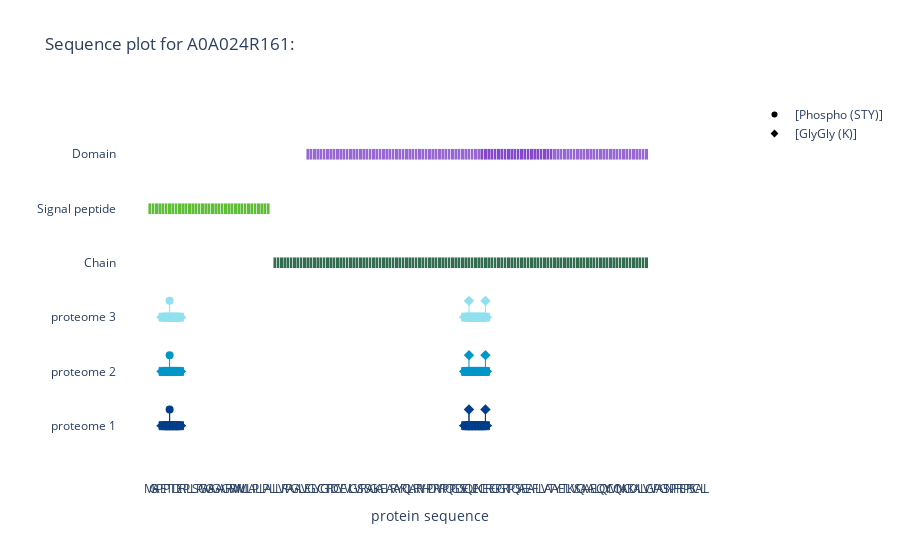

The notebook cell this image was saved under:
### Code cell
#hide
plot_peptide_traces([test_formatted_proteome_data,test_formatted_proteome_data,test_formatted_proteome_data],
                  name = ['proteome 1','proteome 2','proteome 3'],
                  protein = "A0A024R161",
                  fasta = test_fasta,
                    uniprot=uniprot_annotation,
                   selected_features=all_annotatins,
                    uniprot_feature_dict=uniprot_feature_dict,
                    uniprot_color_dict=uniprot_color_dict)

### Figure 1 — Plotly figure (JSON) as saved in the notebook; plotly's stock layout.template omitted (floating-point values rounded to 4 significant figures; data arrays with more than 128 entries replaced by an {"elided": "..."} marker saying what was removed)
{"data": [{"hovertemplate": "Peptide: %{meta}<br>Protein IDs: %{text}", "marker": {"color": ["#023e8a", "#023e8a", "#023e8a", "#023e8a", "#023e8a", "#023e8a", "#023e8a", "#023e8a", "#023e8a", "#023e8a", "#023e8a", "#023e8a", "#023e8a", "#023e8a", "#023e8a", "#023e8a", "#023e8a"], "line": {"color": ["#023e8a", "#023e8a", "#023e8a", "#023e8a", "#023e8a", "#023e8a", "#023e8a", "#023e8a", "#023e8a", "#023e8a", "#023e8a", "#023e8a", "#023e8a", "#023e8a", "#023e8a", "#023e8a", "#023e8a"]}, "opacity": 1, "size": [6, 8, 8, 8, 8, 8, 8, 6, 6, 8, 8, 8, 8, 8, 8, 8, 6], "symbol": [7, 1, 1, 1, 1, 1, 1, 8, 7, 1, 1, 1, 1, 1, 1, 1, 8]}, "meta": ["PEPT[Phospho (STY)]IDER", "PEPT[Phospho (STY)]IDER", "PEPT[Phospho (STY)]IDER", "PEPT[Phospho (STY)]IDER", "PEPT[Phospho (STY)]IDER", "PEPT[Phospho (STY)]IDER", "PEPT[Phospho (STY)]IDER", "PEPT[Phospho (STY)]IDER", "SEQ[GlyGly (K)]UENCE[GlyGly (K)]R", "SEQ[GlyGly (K)]UENCE[GlyGly (K)]R", "SEQ[GlyGly (K)]UENCE[GlyGly (K)]R", "SEQ[GlyGly (K)]UENCE[GlyGly (K)]R", "SEQ[GlyGly (K)]UENCE[GlyGly (K)]R", "SEQ[GlyGly (K)]UENCE[GlyGly (K)]R", "SEQ[GlyGly (K)]UENCE[GlyGly (K)]R", "SEQ[GlyGly (K)]UENCE[GlyGly (K)]R", "SEQ[GlyGly (K)]UENCE[GlyGly (K)]R"], "mode": "markers", "name": "", "showlegend": false, "text": ["A0A024R161;A0A087WT10;A0A087WTH1", "A0A024R161;A0A087WT10;A0A087WTH1", "A0A024R161;A0A087WT10;A0A087WTH1", "A0A024R161;A0A087WT10;A0A087WTH1", "A0A024R161;A0A087WT10;A0A087WTH1", "A0A024R161;A0A087WT10;A0A087WTH1", "A0A024R161;A0A087WT10;A0A087WTH1", "A0A024R161;A0A087WT10;A0A087WTH1", "A0A024R161;A0A087WT10", "A0A024R161;A0A087WT10", "A0A024R161;A0A087WT10", "A0A024R161;A0A087WT10", "A0A024R161;A0A087WT10", "A0A024R161;A0A087WT10", "A0A024R161;A0A087WT10", "A0A024R161;A0A087WT10", "A0A024R161;A0A087WT10"], "type": "scatter", "x": [3, 4, 5, 6, 7, 8, 9, 10, 95, 96, 97, 98, 99, 100, 101, 102, 103], "xaxis": "x", "y": {"elided": "170 int values"}}, {"hoverinfo": "text", "hovertext": ["[Phospho (STY)]", "[GlyGly (K)]", "[GlyGly (K)]"], "marker": {"color": ["#023e8a", "#023e8a", "#023e8a"], "line": {"color": ["#023e8a", "#023e8a", "#023e8a"]}, "opacity": 1, "size": 8, "symbol": [0, 2, 2]}, "mode": "markers", "name": "", "showlegend": false, "type": "scatter", "x": [6, 97, 102], "xaxis": "x", "y": [1.3, 1.3, 1.3]}, {"hovertemplate": "Peptide: %{meta}<br>Protein IDs: %{text}", "marker": {"color": ["#0096c7", "#0096c7", "#0096c7", "#0096c7", "#0096c7", "#0096c7", "#0096c7", "#0096c7", "#0096c7", "#0096c7", "#0096c7", "#0096c7", "#0096c7", "#0096c7", "#0096c7", "#0096c7", "#0096c7"], "line": {"color": ["#0096c7", "#0096c7", "#0096c7", "#0096c7", "#0096c7", "#0096c7", "#0096c7", "#0096c7", "#0096c7", "#0096c7", "#0096c7", "#0096c7", "#0096c7", "#0096c7", "#0096c7", "#0096c7", "#0096c7"]}, "opacity": 1, "size": [6, 8, 8, 8, 8, 8, 8, 6, 6, 8, 8, 8, 8, 8, 8, 8, 6], "symbol": [7, 1, 1, 1, 1, 1, 1, 8, 7, 1, 1, 1, 1, 1, 1, 1, 8]}, "meta": ["PEPT[Phospho (STY)]IDER", "PEPT[Phospho (STY)]IDER", "PEPT[Phospho (STY)]IDER", "PEPT[Phospho (STY)]IDER", "PEPT[Phospho (STY)]IDER", "PEPT[Phospho (STY)]IDER", "PEPT[Phospho (STY)]IDER", "PEPT[Phospho (STY)]IDER", "SEQ[GlyGly (K)]UENCE[GlyGly (K)]R", "SEQ[GlyGly (K)]UENCE[GlyGly (K)]R", "SEQ[GlyGly (K)]UENCE[GlyGly (K)]R", "SEQ[GlyGly (K)]UENCE[GlyGly (K)]R", "SEQ[GlyGly (K)]UENCE[GlyGly (K)]R", "SEQ[GlyGly (K)]UENCE[GlyGly (K)]R", "SEQ[GlyGly (K)]UENCE[GlyGly (K)]R", "SEQ[GlyGly (K)]UENCE[GlyGly (K)]R", "SEQ[GlyGly (K)]UENCE[GlyGly (K)]R"], "mode": "markers", "name": "", "showlegend": false, "text": ["A0A024R161;A0A087WT10;A0A087WTH1", "A0A024R161;A0A087WT10;A0A087WTH1", "A0A024R161;A0A087WT10;A0A087WTH1", "A0A024R161;A0A087WT10;A0A087WTH1", "A0A024R161;A0A087WT10;A0A087WTH1", "A0A024R161;A0A087WT10;A0A087WTH1", "A0A024R161;A0A087WT10;A0A087WTH1", "A0A024R161;A0A087WT10;A0A087WTH1", "A0A024R161;A0A087WT10", "A0A024R161;A0A087WT10", "A0A024R161;A0A087WT10", "A0A024R161;A0A087WT10", "A0A024R161;A0A087WT10", "A0A024R161;A0A087WT10", "A0A024R161;A0A087WT10", "A0A024R161;A0A087WT10", "A0A024R161;A0A087WT10"], "type": "scatter", "x": [3, 4, 5, 6, 7, 8, 9, 10, 95, 96, 97, 98, 99, 100, 101, 102, 103], "xaxis": "x", "y": {"elided": "170 int values"}}, {"hoverinfo": "text", "hovertext": ["[Phospho (STY)]", "[GlyGly (K)]", "[GlyGly (K)]"], "marker": {"color": ["#0096c7", "#0096c7", "#0096c7"], "line": {"color": ["#0096c7", "#0096c7", "#0096c7"]}, "opacity": 1, "size": 8, "symbol": [0, 2, 2]}, "mode": "markers", "name": "", "showlegend": false, "type": "scatter", "x": [6, 97, 102], "xaxis": "x", "y": [2.3, 2.3, 2.3]}, {"hovertemplate": "Peptide: %{meta}<br>Protein IDs: %{text}", "marker": {"color": ["#90e0ef", "#90e0ef", "#90e0ef", "#90e0ef", "#90e0ef", "#90e0ef", "#90e0ef", "#90e0ef", "#90e0ef", "#90e0ef", "#90e0ef", "#90e0ef", "#90e0ef", "#90e0ef", "#90e0ef", "#90e0ef", "#90e0ef"], "line": {"color": ["#90e0ef", "#90e0ef", "#90e0ef", "#90e0ef", "#90e0ef", "#90e0ef", "#90e0ef", "#90e0ef", "#90e0ef", "#90e0ef", "#90e0ef", "#90e0ef", "#90e0ef", "#90e0ef", "#90e0ef", "#90e0ef", "#90e0ef"]}, "opacity": 1, "size": [6, 8, 8, 8, 8, 8, 8, 6, 6, 8, 8, 8, 8, 8, 8, 8, 6], "symbol": [7, 1, 1, 1, 1, 1, 1, 8, 7, 1, 1, 1, 1, 1, 1, 1, 8]}, "meta": ["PEPT[Phospho (STY)]IDER", "PEPT[Phospho (STY)]IDER", "PEPT[Phospho (STY)]IDER", "PEPT[Phospho (STY)]IDER", "PEPT[Phospho (STY)]IDER", "PEPT[Phospho (STY)]IDER", "PEPT[Phospho (STY)]IDER", "PEPT[Phospho (STY)]IDER", "SEQ[GlyGly (K)]UENCE[GlyGly (K)]R", "SEQ[GlyGly (K)]UENCE[GlyGly (K)]R", "SEQ[GlyGly (K)]UENCE[GlyGly (K)]R", "SEQ[GlyGly (K)]UENCE[GlyGly (K)]R", "SEQ[GlyGly (K)]UENCE[GlyGly (K)]R", "SEQ[GlyGly (K)]UENCE[GlyGly (K)]R", "SEQ[GlyGly (K)]UENCE[GlyGly (K)]R", "SEQ[GlyGly (K)]UENCE[GlyGly (K)]R", "SEQ[GlyGly (K)]UENCE[GlyGly (K)]R"], "mode": "markers", "name": "", "showlegend": false, "text": ["A0A024R161;A0A087WT10;A0A087WTH1", "A0A024R161;A0A087WT10;A0A087WTH1", "A0A024R161;A0A087WT10;A0A087WTH1", "A0A024R161;A0A087WT10;A0A087WTH1", "A0A024R161;A0A087WT10;A0A087WTH1", "A0A024R161;A0A087WT10;A0A087WTH1", "A0A024R161;A0A087WT10;A0A087WTH1", "A0A024R161;A0A087WT10;A0A087WTH1", "A0A024R161;A0A087WT10", "A0A024R161;A0A087WT10", "A0A024R161;A0A087WT10", "A0A024R161;A0A087WT10", "A0A024R161;A0A087WT10", "A0A024R161;A0A087WT10", "A0A024R161;A0A087WT10", "A0A024R161;A0A087WT10", "A0A024R161;A0A087WT10"], "type": "scatter", "x": [3, 4, 5, 6, 7, 8, 9, 10, 95, 96, 97, 98, 99, 100, 101, 102, 103], "xaxis": "x", "y": {"elided": "170 int values"}}, {"hoverinfo": "text", "hovertext": ["[Phospho (STY)]", "[GlyGly (K)]", "[GlyGly (K)]"], "marker": {"color": ["#90e0ef", "#90e0ef", "#90e0ef"], "line": {"color": ["#90e0ef", "#90e0ef", "#90e0ef"]}, "opacity": 1, "size": 8, "symbol": [0, 2, 2]}, "mode": "markers", "name": "", "showlegend": false, "type": "scatter", "x": [6, 97, 102], "xaxis": "x", "y": [3.3, 3.3, 3.3]}, {"marker": {"color": "black", "symbol": 2}, "mode": "markers", "name": "[GlyGly (K)]", "showlegend": true, "type": "scatter", "y": [null]}, {"marker": {"color": "black", "symbol": 0}, "mode": "markers", "name": "[Phospho (STY)]", "showlegend": true, "type": "scatter", "y": [null]}, {"base": [3.9, 3.9, 3.9, 3.9, 3.9, 3.9, 3.9, 3.9, 3.9, 3.9, 3.9, 3.9, 3.9, 3.9, 3.9, 3.9, 3.9, 3.9, 3.9, 3.9, 3.9, 3.9, 3.9, 3.9, 3.9, 3.9, 3.9, 3.9, 3.9, 3.9, 3.9, 3.9, 3.9, 3.9, 3.9, 3.9, 3.9, 3.9, 3.9, 3.9, 3.9, 3.9, 3.9, 3.9, 3.9, 3.9, 3.9, 3.9, 3.9, 3.9, 3.9, 3.9, 3.9, 3.9, 3.9, 3.9, 3.9, 3.9, 3.9, 3.9, 3.9, 3.9, 3.9, 3.9, 3.9, 3.9, 3.9, 3.9, 3.9, 3.9, 3.9, 3.9, 3.9, 3.9, 3.9, 3.9, 3.9, 3.9, 3.9, 3.9, 3.9, 3.9, 3.9, 3.9, 3.9, 3.9, 3.9, 3.9, 3.9, 3.9, 3.9, 3.9, 3.9, 3.9, 3.9, 3.9, 3.9, 3.9, 3.9, 3.9, 3.9, 3.9, 3.9, 3.9, 3.9, 3.9, 3.9, 3.9, 3.9, 3.9, 3.9, 3.9, 3.9, 3.9], "hoverinfo": "text", "hovertext": "Guanine nucleotide-binding protein subunit gamma", "marker": {"color": "#004b23"}, "name": "", "opacity": 0.8, "showlegend": false, "type": "bar", "x": [38, 39, 40, 41, 42, 43, 44, 45, 46, 47, 48, 49, 50, 51, 52, 53, 54, 55, 56, 57, 58, 59, 60, 61, 62, 63, 64, 65, 66, 67, 68, 69, 70, 71, 72, 73, 74, 75, 76, 77, 78, 79, 80, 81, 82, 83, 84, 85, 86, 87, 88, 89, 90, 91, 92, 93, 94, 95, 96, 97, 98, 99, 100, 101, 102, 103, 104, 105, 106, 107, 108, 109, 110, 111, 112, 113, 114, 115, 116, 117, 118, 119, 120, 121, 122, 123, 124, 125, 126, 127, 128, 129, 130, 131, 132, 133, 134, 135, 136, 137, 138, 139, 140, 141, 142, 143, 144, 145, 146, 147, 148, 149, 150, 151], "y": [0.2, 0.2, 0.2, 0.2, 0.2, 0.2, 0.2, 0.2, 0.2, 0.2, 0.2, 0.2, 0.2, 0.2, 0.2, 0.2, 0.2, 0.2, 0.2, 0.2, 0.2, 0.2, 0.2, 0.2, 0.2, 0.2, 0.2, 0.2, 0.2, 0.2, 0.2, 0.2, 0.2, 0.2, 0.2, 0.2, 0.2, 0.2, 0.2, 0.2, 0.2, 0.2, 0.2, 0.2, 0.2, 0.2, 0.2, 0.2, 0.2, 0.2, 0.2, 0.2, 0.2, 0.2, 0.2, 0.2, 0.2, 0.2, 0.2, 0.2, 0.2, 0.2, 0.2, 0.2, 0.2, 0.2, 0.2, 0.2, 0.2, 0.2, 0.2, 0.2, 0.2, 0.2, 0.2, 0.2, 0.2, 0.2, 0.2, 0.2, 0.2, 0.2, 0.2, 0.2, 0.2, 0.2, 0.2, 0.2, 0.2, 0.2, 0.2, 0.2, 0.2, 0.2, 0.2, 0.2, 0.2, 0.2, 0.2, 0.2, 0.2, 0.2, 0.2, 0.2, 0.2, 0.2, 0.2, 0.2, 0.2, 0.2, 0.2, 0.2, 0.2, 0.2]}, {"base": [4.9, 4.9, 4.9, 4.9, 4.9, 4.9, 4.9, 4.9, 4.9, 4.9, 4.9, 4.9, 4.9, 4.9, 4.9, 4.9, 4.9, 4.9, 4.9, 4.9, 4.9, 4.9, 4.9, 4.9, 4.9, 4.9, 4.9, 4.9, 4.9, 4.9, 4.9, 4.9, 4.9, 4.9, 4.9, 4.9, 4.9], "hoverinfo": "text", "hovertext": "nan", "marker": {"color": "#38b000"}, "name": "", "opacity": 0.8, "showlegend": false, "type": "bar", "x": [0, 1, 2, 3, 4, 5, 6, 7, 8, 9, 10, 11, 12, 13, 14, 15, 16, 17, 18, 19, 20, 21, 22, 23, 24, 25, 26, 27, 28, 29, 30, 31, 32, 33, 34, 35, 36], "y": [0.2, 0.2, 0.2, 0.2, 0.2, 0.2, 0.2, 0.2, 0.2, 0.2, 0.2, 0.2, 0.2, 0.2, 0.2, 0.2, 0.2, 0.2, 0.2, 0.2, 0.2, 0.2, 0.2, 0.2, 0.2, 0.2, 0.2, 0.2, 0.2, 0.2, 0.2, 0.2, 0.2, 0.2, 0.2, 0.2, 0.2]}, {"base": [5.9, 5.9, 5.9, 5.9, 5.9, 5.9, 5.9, 5.9, 5.9, 5.9, 5.9, 5.9, 5.9, 5.9, 5.9, 5.9, 5.9, 5.9, 5.9, 5.9, 5.9, 5.9, 5.9, 5.9, 5.9, 5.9, 5.9, 5.9, 5.9, 5.9, 5.9, 5.9, 5.9, 5.9, 5.9, 5.9, 5.9, 5.9, 5.9, 5.9, 5.9, 5.9, 5.9, 5.9, 5.9, 5.9, 5.9, 5.9, 5.9, 5.9, 5.9, 5.9, 5.9, 5.9, 5.9, 5.9, 5.9, 5.9, 5.9, 5.9, 5.9, 5.9, 5.9, 5.9, 5.9, 5.9, 5.9, 5.9, 5.9, 5.9, 5.9, 5.9, 5.9, 5.9, 5.9], "hoverinfo": "text", "hovertext": "J", "marker": {"color": "#8240c9"}, "name": "", "opacity": 0.8, "showlegend": false, "type": "bar", "x": [48, 49, 50, 51, 52, 53, 54, 55, 56, 57, 58, 59, 60, 61, 62, 63, 64, 65, 66, 67, 68, 69, 70, 71, 72, 73, 74, 75, 76, 77, 78, 79, 80, 81, 82, 83, 84, 85, 86, 87, 88, 89, 90, 91, 92, 93, 94, 95, 96, 97, 98, 99, 100, 101, 102, 103, 104, 105, 106, 107, 108, 109, 110, 111, 112, 113, 114, 115, 116, 117, 118, 119, 120, 121, 122], "y": [0.2, 0.2, 0.2, 0.2, 0.2, 0.2, 0.2, 0.2, 0.2, 0.2, 0.2, 0.2, 0.2, 0.2, 0.2, 0.2, 0.2, 0.2, 0.2, 0.2, 0.2, 0.2, 0.2, 0.2, 0.2, 0.2, 0.2, 0.2, 0.2, 0.2, 0.2, 0.2, 0.2, 0.2, 0.2, 0.2, 0.2, 0.2, 0.2, 0.2, 0.2, 0.2, 0.2, 0.2, 0.2, 0.2, 0.2, 0.2, 0.2, 0.2, 0.2, 0.2, 0.2, 0.2, 0.2, 0.2, 0.2, 0.2, 0.2, 0.2, 0.2, 0.2, 0.2, 0.2, 0.2, 0.2, 0.2, 0.2, 0.2, 0.2, 0.2, 0.2, 0.2, 0.2, 0.2]}, {"base": [5.9, 5.9, 5.9, 5.9, 5.9, 5.9, 5.9, 5.9, 5.9, 5.9, 5.9, 5.9, 5.9, 5.9, 5.9, 5.9, 5.9, 5.9, 5.9, 5.9, 5.9, 5.9, 5.9, 5.9, 5.9, 5.9, 5.9, 5.9, 5.9, 5.9, 5.9, 5.9, 5.9, 5.9, 5.9, 5.9, 5.9, 5.9, 5.9, 5.9, 5.9, 5.9, 5.9, 5.9, 5.9, 5.9, 5.9, 5.9, 5.9, 5.9, 5.9], "hoverinfo": "text", "hovertext": "G protein gamma", "marker": {"color": "#8240c9"}, "name": "", "opacity": 0.8, "showlegend": false, "type": "bar", "x": [101, 102, 103, 104, 105, 106, 107, 108, 109, 110, 111, 112, 113, 114, 115, 116, 117, 118, 119, 120, 121, 122, 123, 124, 125, 126, 127, 128, 129, 130, 131, 132, 133, 134, 135, 136, 137, 138, 139, 140, 141, 142, 143, 144, 145, 146, 147, 148, 149, 150, 151], "y": [0.2, 0.2, 0.2, 0.2, 0.2, 0.2, 0.2, 0.2, 0.2, 0.2, 0.2, 0.2, 0.2, 0.2, 0.2, 0.2, 0.2, 0.2, 0.2, 0.2, 0.2, 0.2, 0.2, 0.2, 0.2, 0.2, 0.2, 0.2, 0.2, 0.2, 0.2, 0.2, 0.2, 0.2, 0.2, 0.2, 0.2, 0.2, 0.2, 0.2, 0.2, 0.2, 0.2, 0.2, 0.2, 0.2, 0.2, 0.2, 0.2, 0.2, 0.2]}], "layout": {"bargap": 0, "barmode": "stack", "hoverdistance": 1, "hovermode": "x unified", "plot_bgcolor": "rgba(0,0,0,0)", "shapes": [{"line": {"color": "#023e8a", "width": 1}, "type": "line", "x0": 6, "x1": 6, "y0": 1, "y1": 1.3}, {"line": {"color": "#023e8a", "width": 1}, "type": "line", "x0": 97, "x1": 97, "y0": 1, "y1": 1.3}, {"line": {"color": "#023e8a", "width": 1}, "type": "line", "x0": 102, "x1": 102, "y0": 1, "y1": 1.3}, {"line": {"color": "#023e8a", "width": 1}, "type": "line", "x0": 6, "x1": 6, "y0": 1, "y1": 1.3}, {"line": {"color": "#023e8a", "width": 1}, "type": "line", "x0": 97, "x1": 97, "y0": 1, "y1": 1.3}, {"line": {"color": "#023e8a", "width": 1}, "type": "line", "x0": 102, "x1": 102, "y0": 1, "y1": 1.3}, {"line": {"color": "#0096c7", "width": 1}, "type": "line", "x0": 6, "x1": 6, "y0": 2, "y1": 2.3}, {"line": {"color": "#0096c7", "width": 1}, "type": "line", "x0": 97, "x1": 97, "y0": 2, "y1": 2.3}, {"line": {"color": "#0096c7", "width": 1}, "type": "line", "x0": 102, "x1": 102, "y0": 2, "y1": 2.3}, {"line": {"color": "#90e0ef", "width": 1}, "type": "line", "x0": 6, "x1": 6, "y0": 3, "y1": 3.3}, {"line": {"color": "#90e0ef", "width": 1}, "type": "line", "x0": 97, "x1": 97, "y0": 3, "y1": 3.3}, {"line": {"color": "#90e0ef", "width": 1}, "type": "line", "x0": 102, "x1": 102, "y0": 3, "y1": 3.3}], "title": {"text": "Sequence plot for A0A024R161:"}, "xaxis": {"range": [-10, 180], "tickangle": 0, "tickmode": "array", "ticktext": {"elided": "170 str values"}, "tickvals": {"elided": "170 int values"}, "title": {"text": "protein sequence"}}, "yaxis": {"automargin": true, "range": [0, 7], "showticklabels": true, "tickmode": "array", "ticktext": ["proteome 1", "proteome 2", "proteome 3", "Chain", "Signal peptide", "Domain"], "tickvals": [1, 2, 3, 4, 5, 6], "title": {"text": ""}}}}
